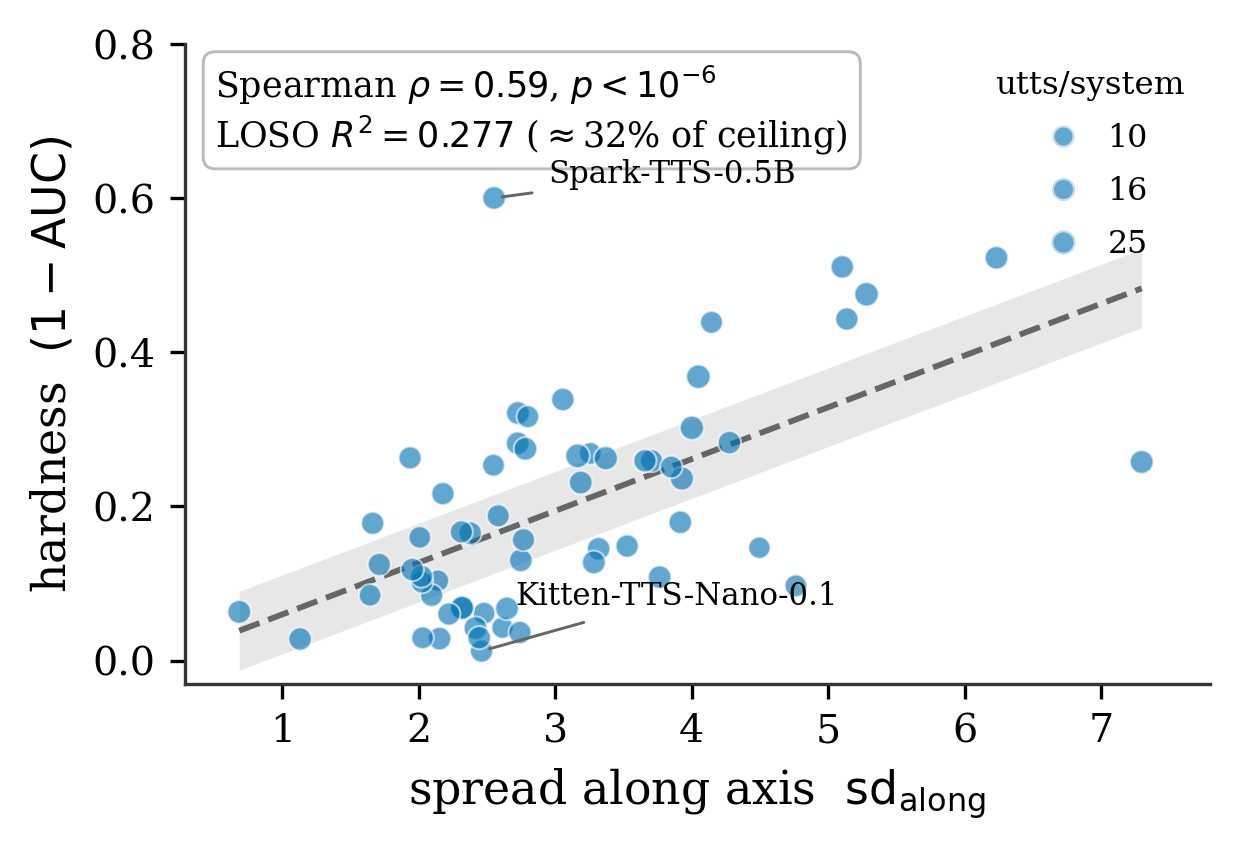

This chart was generated by the following Python code:
"""Fig 2a: the hardness law scatter (MLAAD, 61 TTS systems).

Per-system spread along the corpus-internal natural-synthetic axis (sd_along)
vs detection hardness (1 - AUC). Point size encodes n_utts. A reliability
"noise floor" band around the trend visualises the hardness measurement
ceiling (split-half reliability 0.86 -> max explainable R^2 ~0.86).

Data artifacts (never hand-typed):
  experiments/results/i3_position_geometry/system_position.csv  (sd_along, hard_shared)
  experiments/results/i3_position_geometry/utt_position.csv     (per-utt rows -> n_utts)
  experiments/axis_audits/audits_outputs/audit9_hardness_reliability  (reliability 0.863)

Paper claim (Sec. 3): Spearman rho = 0.60, p < 1e-6, LOSO R^2 = 0.277,
against a 0.86 reliability ceiling (captures ~32% of explainable variance).
"""
import csv
import collections
import os
import sys

import numpy as np
from scipy.stats import spearmanr
import matplotlib.pyplot as plt

sys.path.insert(0, os.path.dirname(os.path.abspath(__file__)))
from _style import (apply_style, hide_top_right, save_both, BLUE, VERMILLION,
                    GREEN, GRAY, LIGHT_GRAY, BLACK, SINGLE_COL_WIDTH)

apply_style()
OUT_DIR = os.path.dirname(os.path.abspath(__file__))
REPO = os.path.abspath(os.path.join(OUT_DIR, "..", ".."))

# ---------------------------------------------------------------------------
# Load data
# ---------------------------------------------------------------------------
sys_csv = os.path.join(REPO, "experiments/results/i3_position_geometry/system_position.csv")
utt_csv = os.path.join(REPO, "experiments/results/i3_position_geometry/utt_position.csv")

rows = list(csv.DictReader(open(sys_csv)))
systems = [r["system"] for r in rows]
sd = np.array([float(r["sd_along"]) for r in rows])
hard = np.array([float(r["hard_shared"]) for r in rows])

# n_utts per system by counting utterance rows
counts = collections.Counter(r["system"] for r in csv.DictReader(open(utt_csv)))
n_utts = np.array([counts[s] for s in systems], dtype=float)

RELIABILITY = 0.863   # audit9: full-sample Spearman-Brown reliability (ceiling)
rho, p = spearmanr(sd, hard)

# ---- assertions against roadmap / paper values ----
assert len(rows) == 61, f"expected 61 systems, got {len(rows)}"
assert abs(rho - 0.60) < 0.02, f"rho {rho:.3f} off from paper 0.60"
print(f"[fig2a] n={len(rows)}  Spearman rho={rho:.3f}  p={p:.2e}")
print(f"[fig2a] n_utts min/median/max = {int(n_utts.min())}/{int(np.median(n_utts))}/{int(n_utts.max())}")
print(f"[fig2a] hardness reliability (ceiling) = {RELIABILITY}")

# ---------------------------------------------------------------------------
# Figure
# ---------------------------------------------------------------------------
fig, ax = plt.subplots(figsize=(SINGLE_COL_WIDTH * 0.66, 3.0))

# size legend: map n_utts -> marker area. Use sqrt so area ~ n.
def size_of(n):
    return 18 + 3.2 * np.sqrt(n)

# reliability noise-floor band around a guide-to-the-eye linear fit.
# hardness split-half reliability r => irreducible noise sd = sqrt(1-r)*sd(hard)
b, a = np.polyfit(sd, hard, 1)              # hard ~ a + b*sd  (visual guide only)
xline = np.linspace(sd.min(), sd.max(), 100)
yline = a + b * xline
noise_sd = np.sqrt(1.0 - RELIABILITY) * hard.std(ddof=1)
ax.fill_between(xline, yline - noise_sd, yline + noise_sd, color=LIGHT_GRAY,
                alpha=0.35, linewidth=0, zorder=0)
ax.plot(xline, yline, color=GRAY, lw=1.4, ls="--", zorder=1)
# The grey band is the hardness-measurement noise floor (split-half reliability
# 0.86 -> R^2 ceiling ~0.86); explained in the LaTeX caption rather than an
# in-figure label, to keep the point cloud uncluttered.

ax.scatter(sd, hard, s=size_of(n_utts), c=BLUE, alpha=0.62,
           edgecolors="white", linewidths=0.5, zorder=3)

# annotate extreme systems (hardest, easiest, and a mid-high) for narrative
def label_system(name, dx, dy, ha="left"):
    i = systems.index(name)
    short = name.split("|")[0]
    ax.annotate(short, xy=(sd[i], hard[i]),
                xytext=(sd[i] + dx, hard[i] + dy), ha=ha, fontsize=7.4,
                color=BLACK, zorder=5,
                arrowprops=dict(arrowstyle="-", color=GRAY, lw=0.7))

hardest = systems[int(np.argmax(hard))]
easiest = systems[int(np.argmin(hard))]
print(f"[fig2a] hardest={hardest} (hard={hard.max():.3f}), easiest={easiest} (hard={hard.min():.3f})")
label_system(hardest, 0.4, 0.02, ha="left")
label_system(easiest, 0.25, 0.06, ha="left")

ax.set_xlabel(r"spread along axis  $\mathrm{sd}_{\mathrm{along}}$")
ax.set_ylabel(r"hardness  $(1-\mathrm{AUC})$")
ax.set_ylim(-0.03, 0.80)
ax.set_xlim(sd.min() - 0.4, sd.max() + 0.5)
hide_top_right(ax)

ax.annotate(rf"Spearman $\rho={rho:.2f}$, $p<10^{{-6}}$" + "\n"
            rf"LOSO $R^2=0.277$ ($\approx$32% of ceiling)",
            xy=(0.03, 0.97), xycoords="axes fraction", va="top", ha="left",
            fontsize=8.4,
            bbox=dict(boxstyle="round,pad=0.35", fc="white", ec=LIGHT_GRAY, lw=0.7))

# size legend (proxy handles)
from matplotlib.lines import Line2D
leg_ns = [10, 16, 25]   # actual per-system utt range is narrow (9-25)
handles = [Line2D([0], [0], marker="o", ls="none", markerfacecolor=BLUE,
                  markeredgecolor="white", alpha=0.62,
                  markersize=np.sqrt(size_of(n)) , label=f"{n}")
           for n in leg_ns]
ax.legend(handles=handles, title="utts/system", loc="upper right",
          frameon=False, fontsize=7.6, title_fontsize=7.8,
          labelspacing=0.7, handletextpad=0.4, borderpad=0.3)

fig.tight_layout()
paths = save_both(fig, OUT_DIR, "fig2a_law_scatter")
print("Saved:", paths)
